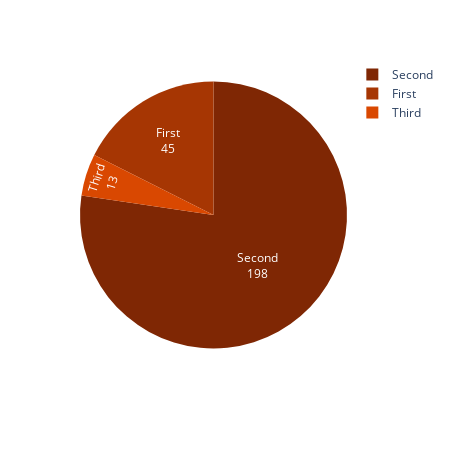

Source (notebook cell):
### Code cell
year_counts = df['Year'].value_counts()   # Calculate the count of students in each unique year of study
fig2 = px.pie(values = year_counts,names = year_counts.index,color_discrete_sequence=px.colors.sequential.Oranges_r,width=450,height=450)   # Create a pie chart visualizing the distribution of students across different years
fig2.update_traces(textinfo='label+value')    # Update the text displayed on each slice to include both label and value
fig2.show()   # Display the pie chart

### Figure 1 — Plotly figure (JSON) as saved in the notebook; plotly's stock layout.template omitted (floating-point values rounded to 4 significant figures)
{"data": [{"domain": {"x": [0, 1], "y": [0, 1]}, "hovertemplate": "label=%{label}<br>value=%{value}<extra></extra>", "labels": ["Second", "First", "Third"], "legendgroup": "", "name": "", "showlegend": true, "values": [198, 45, 13], "type": "pie", "textinfo": "label+value"}], "layout": {"legend": {"tracegroupgap": 0}, "margin": {"t": 60}, "piecolorway": ["rgb(127,39,4)", "rgb(166,54,3)", "rgb(217,72,1)", "rgb(241,105,19)", "rgb(253,141,60)", "rgb(253,174,107)", "rgb(253,208,162)", "rgb(254,230,206)", "rgb(255,245,235)"], "height": 450, "width": 450}}
